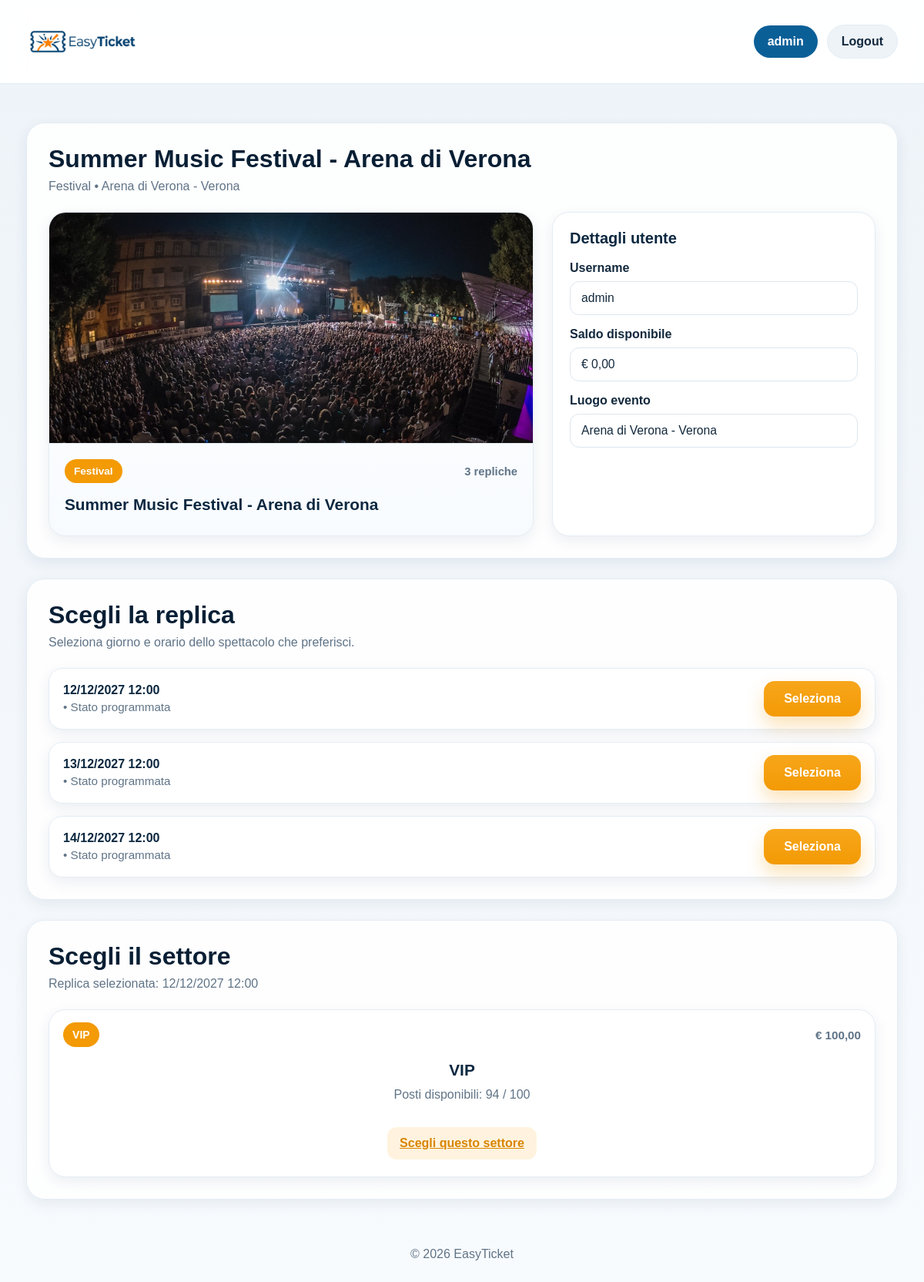
Screenshot of /evento.php?id=1 (signed in) with the database file from the repository.
### tables this page shows
CREATE TABLE `evento` (
  `id` int NOT NULL,
  `titolo` varchar(120) NOT NULL,
  `descrizione` text,
  `id_categoria` int NOT NULL,
  `id_luogo` int NOT NULL,
  `immagine` varchar(255) DEFAULT NULL,
  `stato` enum('programmato','annullato','completato') NOT NULL DEFAULT 'programmato'
);

CREATE TABLE `categoria` (
  `id` int NOT NULL,
  `nome` varchar(50) NOT NULL,
  `descrizione` varchar(255) DEFAULT NULL
);

CREATE TABLE `luogo` (
  `id` int NOT NULL,
  `nome` varchar(100) NOT NULL,
  `tipo` varchar(50) NOT NULL,
  `citta` varchar(100) NOT NULL,
  `indirizzo` varchar(150) DEFAULT NULL,
  `capienza` int NOT NULL
);

CREATE TABLE `utente` (
  `id` int NOT NULL,
  `nome` varchar(50) NOT NULL,
  `cognome` varchar(50) NOT NULL,
  `data_nascita` date NOT NULL,
  `username` varchar(50) NOT NULL,
  `password` varchar(255) NOT NULL,
  `id_ruolo` int NOT NULL,
  `saldo` decimal(10,2) NOT NULL DEFAULT '0.00'
);

CREATE TABLE `replica_evento` (
  `id` int NOT NULL,
  `id_evento` int NOT NULL,
  `data_ora_inizio` datetime NOT NULL,
  `data_ora_fine` datetime DEFAULT NULL,
  `stato` enum('programmata','annullata','completata') NOT NULL DEFAULT 'programmata'
);

CREATE TABLE `evento_settore` (
  `id` int NOT NULL,
  `id_replica_evento` int NOT NULL,
  `id_evento` int NOT NULL,
  `id_settore` int NOT NULL,
  `prezzo` decimal(10,2) NOT NULL,
  `posti_totali` int NOT NULL,
  `posti_disponibili` int NOT NULL
);

CREATE TABLE `settore` (
  `id` int NOT NULL,
  `nome` varchar(50) NOT NULL,
  `descrizione` varchar(255) DEFAULT NULL
);

### evento.php (the view, shortened to what this page needs)
<?php
require_once 'init.php';
$username = $_SESSION['username'] ?? 'Utente';
$id_evento = (int)($_GET['id'] ?? 0);
function getUserData(PDO $pdo, string $username): ?array {
    $stmt = $pdo->prepare('SELECT id, username, saldo FROM utente WHERE username = ? LIMIT 1');
    $stmt->execute([$username]);
    $user = $stmt->fetch();
    return $user ?: null;
}
function getEventoDettaglio(PDO $pdo, int $id_evento): ?array {
    $sql = "SELECT e.id, e.titolo, e.descrizione, e.immagine, e.stato,
                   c.nome AS categoria,
                   l.nome AS luogo,
                   l.citta,
                   MIN(r.data_ora_inizio) AS data_evento
            FROM evento e
            JOIN categoria c ON e.id_categoria = c.id
            JOIN luogo l ON e.id_luogo = l.id
            LEFT JOIN replica_evento r ON r.id_evento = e.id
            WHERE e.id = ?
            GROUP BY e.id, e.titolo, e.descrizione, e.immagine, e.stato, c.nome, l.nome, l.citta
            LIMIT 1";
    $stmt = $pdo->prepare($sql);
    $stmt->execute([$id_evento]);
    $evento = $stmt->fetch();
    return $evento ?: null;
}
function getReplicheEvento(PDO $pdo, int $id_evento): array {
    $sql = 'SELECT id, data_ora_inizio, data_ora_fine, stato FROM replica_evento WHERE id_evento = ? ORDER BY data_ora_inizio ASC';
    $stmt = $pdo->prepare($sql);
    $stmt->execute([$id_evento]);
    return $stmt->fetchAll();
}
function getSettoriReplica(PDO $pdo, int $id_replica): array {
    $sql = "SELECT es.id, es.id_evento, es.id_replica_evento, es.id_settore,
                   es.prezzo, es.posti_totali, es.posti_disponibili,
                   s.nome AS nome_settore
            FROM evento_settore es
            JOIN settore s ON es.id_settore = s.id
            WHERE es.id_replica_evento = ?
            ORDER BY es.prezzo ASC, s.nome ASC";
    $stmt = $pdo->prepare($sql);
    $stmt->execute([$id_replica]);
    return $stmt->fetchAll();
}
function formatDataReplica(?string $datetime): string {
    return date('d/m/Y H:i', strtotime($datetime));
}
$user = getUserData($pdo, $username);
$evento = getEventoDettaglio($pdo, $id_evento);
$repliche = getReplicheEvento($pdo, $id_evento);
$id_replica = (int)($_GET['replica'] ?? 0);
if ($id_replica === 0 && !empty($repliche)) {
    $id_replica = (int)$repliche[0]['id'];
}
$replicaSelezionata = null;
foreach ($repliche as $replica) {
    if ((int)$replica['id'] === $id_replica) {
        $replicaSelezionata = $replica;
        break;
    }
}
$settori = [];
if ($id_replica > 0) {
    $settori = getSettoriReplica($pdo, $id_replica);
}
?>
<!DOCTYPE html>
<html lang="it">
<head>
    <link rel="stylesheet" href="css/style1.css?v=40">
</head>
<body>
    <header class="site-header">
        <div class="header-inner">
            <a href="home.php" class="brand">
                <img src="img/logo_sito.png" alt="Logo EasyTicket">
            </a>
            <nav class="user-nav">
                <?php if (isset($_SESSION['ruolo']) && (int)$_SESSION['ruolo'] === 1): ?>
                    <a href="admin_dashboard.php" class="user-pill primary-pill">admin</a>
                <?php else: ?>
                    <a href="User_dashboard.php" class="user-pill primary-pill"><?php echo htmlspecialchars($username); ?></a>
                <?php endif; ?>
                <a href="logout.php" class="user-pill secondary-pill">Logout</a>
            </nav>
        </div>
    </header>
    <main class="page-shell">
        <section class="section-block">
            <div class="section-heading">
                <h2><?php echo htmlspecialchars($evento['titolo']); ?></h2>
                <p>
                    <?php echo htmlspecialchars($evento['categoria']); ?>
                    •
                    <?php echo htmlspecialchars($evento['luogo']); ?>
                    <?php if (!empty($evento['citta'])): ?>
                        - <?php echo htmlspecialchars($evento['citta']); ?>
                    <?php endif; ?>
                </p>
            </div>
            <div class="admin-grid" style="margin-top: 24px;">
                <div class="admin-preview-card">
                    <div class="admin-preview-image" style="height: 300px;">
                        <?php if (!empty($evento['immagine'])): ?>
                            <img src="<?php echo htmlspecialchars($evento['immagine']); ?>" alt="<?php echo htmlspecialchars($evento['titolo']); ?>">
                        <?php else: ?>
                            <img src="img/evento-default.png" alt="Evento">
                        <?php endif; ?>
                    </div>
                    <div class="admin-preview-body">
                        <div class="admin-preview-top">
                            <span class="admin-preview-badge"><?php echo htmlspecialchars($evento['categoria']); ?></span>
                            <span class="admin-preview-date"><?php echo count($repliche); ?> repliche</span>
                        </div>
                        <h4><?php echo htmlspecialchars($evento['titolo']); ?></h4>
                    </div>
                </div>
                <div class="admin-card">
                    <h3>Dettagli utente</h3>
                    <div class="admin-form-group">
                        <label>Username</label>
                        <input type="text" value="<?php echo htmlspecialchars($user['username']); ?>" readonly>
                    </div>
                    <div class="admin-form-group">
                        <label>Saldo disponibile</label>
                        <input type="text" value="€ <?php echo number_format((float)$user['saldo'], 2, ',', '.'); ?>" readonly>
                    </div>
                    <div class="admin-form-group">
                        <label>Luogo evento</label>
                        <input type="text" value="<?php echo htmlspecialchars($evento['luogo'] . (!empty($evento['citta']) ? ' - ' . $evento['citta'] : '')); ?>" readonly>
                    </div>
                </div>
            </div>
        </section>
        <section class="section-block">
            <div class="section-heading">
                <h2>Scegli la replica</h2>
                <p>Seleziona giorno e orario dello spettacolo che preferisci.</p>
            </div>
            <?php if (empty($repliche)): ?>
                <div class="empty-state">
                    <h3>Nessuna replica disponibile</h3>
                    <p>Questo evento non ha ancora date prenotabili.</p>
                </div>
            <?php else: ?>
                <div class="admin-list">
                    <?php foreach ($repliche as $replica): ?>
                        <div class="admin-list-item">
                            <div>
                                <strong><?php echo formatDataReplica($replica['data_ora_inizio']); ?></strong>
                                <span>
                                    <?php if (!empty($replica['data_ora_fine'])): ?>
                                        • Fine <?php echo formatDataReplica($replica['data_ora_fine']); ?>
                                    <?php else: ?>
                                        • Stato <?php echo htmlspecialchars($replica['stato']); ?>
                                    <?php endif; ?>
                                </span>
                            </div>
                            <div>
                                <a class="hero-cta" href="evento.php?id=<?php echo $id_evento; ?>&replica=<?php echo (int)$replica['id']; ?>">
                                    Seleziona
                                </a>
                            </div>
                        </div>
                    <?php endforeach; ?>
                </div>
            <?php endif; ?>
        </section>
        <?php if (!empty($settori)): ?>
            <section class="section-block">
                <div class="section-heading">
                    <h2>Scegli il settore</h2>
                    <p>
                        Replica selezionata:
                        <?php echo $replicaSelezionata ? formatDataReplica($replicaSelezionata['data_ora_inizio']) : 'Nessuna replica selezionata'; ?>
                    </p>
                </div>
                <div class="matches-grid">
                    <?php foreach ($settori as $settore): ?>
                        <div class="match-card">
                            <div class="match-card-top">
                                <span class="match-badge"><?php echo htmlspecialchars($settore['nome_settore']); ?></span>
                                <span class="match-date">€ <?php echo number_format((float)$settore['prezzo'], 2, ',', '.'); ?></span>
                            </div>
                            <div class="match-details" style="padding-top: 18px;">
                                <h3><?php echo htmlspecialchars($settore['nome_settore']); ?></h3>
                                <p>Posti disponibili: <?php echo (int)$settore['posti_disponibili']; ?> / <?php echo (int)$settore['posti_totali']; ?></p>
                            </div>
                            <div class="match-card-bottom">
                                <a class="match-action" href="evento.php?id=<?php echo $id_evento; ?>&replica=<?php echo $id_replica; ?>&settore=<?php echo (int)$settore['id']; ?>">
                                    Scegli questo settore
                                </a>
                            </div>
                        </div>
                    <?php endforeach; ?>
                </div>
            </section>
        <?php endif; ?>
    </main>
    <footer class="site-footer">
        <p>&copy; 2026 EasyTicket</p>
    </footer>
</body>
</html>

### rows the page displays
evento: titolo "Summer Music Festival - Arena di Verona", id_categoria.nome "Festival", id_luogo.nome "Arena di Verona", id_luogo.citta "Verona", immagine (picture), id_luogo.citta "Arena di Verona - Verona"
utente: username "admin", saldo "€ 0,00"
replica_evento: data_ora_inizio "12/12/2027 12:00", stato "programmata"
replica_evento: data_ora_inizio "13/12/2027 12:00", stato "programmata"
replica_evento: data_ora_inizio "14/12/2027 12:00", stato "programmata"
evento_settore: id_settore.nome "VIP", prezzo "100,00", posti_disponibili "94", posti_totali "100"

### other values shown
count($repliche) "3"
